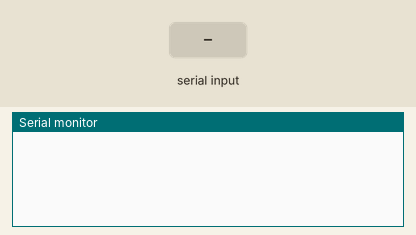
This sketch was run on a simulated Arduino Uno, built with avr-gcc and run on an emulated ATmega328P. On the bench: the last lines printed to the serial monitor. The inputs (shaded band) are chosen by the test bench.

Above: at 1.2 s.
1.3 s: "HOLA\n" received over Serial
At 1.9 s:
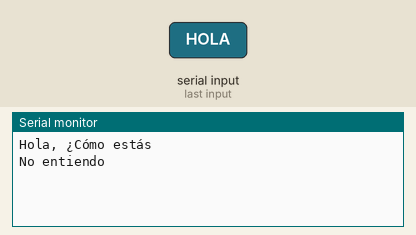
2.8 s: "ADIOS\n" received over Serial
At 4.0 s:
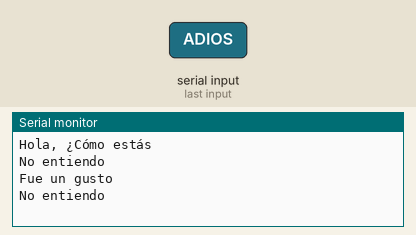
4.3 s: "**\n" received over Serial
At 5.2 s:
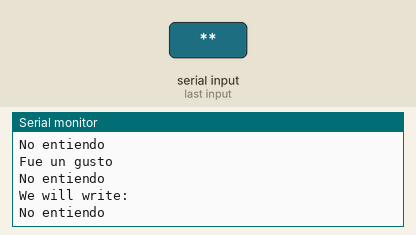

The sketch:

SimpleSerialRead.ino
```cpp
/*
 * SIMPLE SERIAL READ
 *
 */
char BUFF[100];
int buffCount = 0;

void setup() {

  Serial.begin(9600); //Init serial communication

}


void loop() {


}

void OnLineReceived(String rec){

rec.toUpperCase();

  //rec cannnot be compare with switch so we use if
  if(rec == "HOLA"){

    Serial.println("Hola, ¿Cómo estás");

  }else if ( rec == "ADIOS"){

    Serial.println("Fue un gusto");

  }else if( rec.startsWith("**") ){
    String out = "We will write: " + rec.substring(2);
    Serial.println(out);

    }
  {
     Serial.println("No entiendo");
  }
}

//Function to read serial depending on events
void serialEvent(){
  while(Serial.available()){
    char rec = Serial.read();
    if(rec == '\n'){
      //We got a line
      if(BUFF[buffCount-1]=='\r'){
        BUFF[buffCount -1]=0;
        }
        BUFF[buffCount] = 0; //En String
        OnLineReceived(String(BUFF));
        buffCount = 0;
      }else{
        if(buffCount< 100){
           BUFF[buffCount++] = rec;
        }
    }
}
}
```

Measured:
- after the input at 1.3 s, the serial monitor: prints a new line at once (image 1)
- after the input at 2.8 s, the serial monitor: prints a new line at once (image 2)
- after the input at 4.3 s, the serial monitor: prints a new line at once (image 3)
